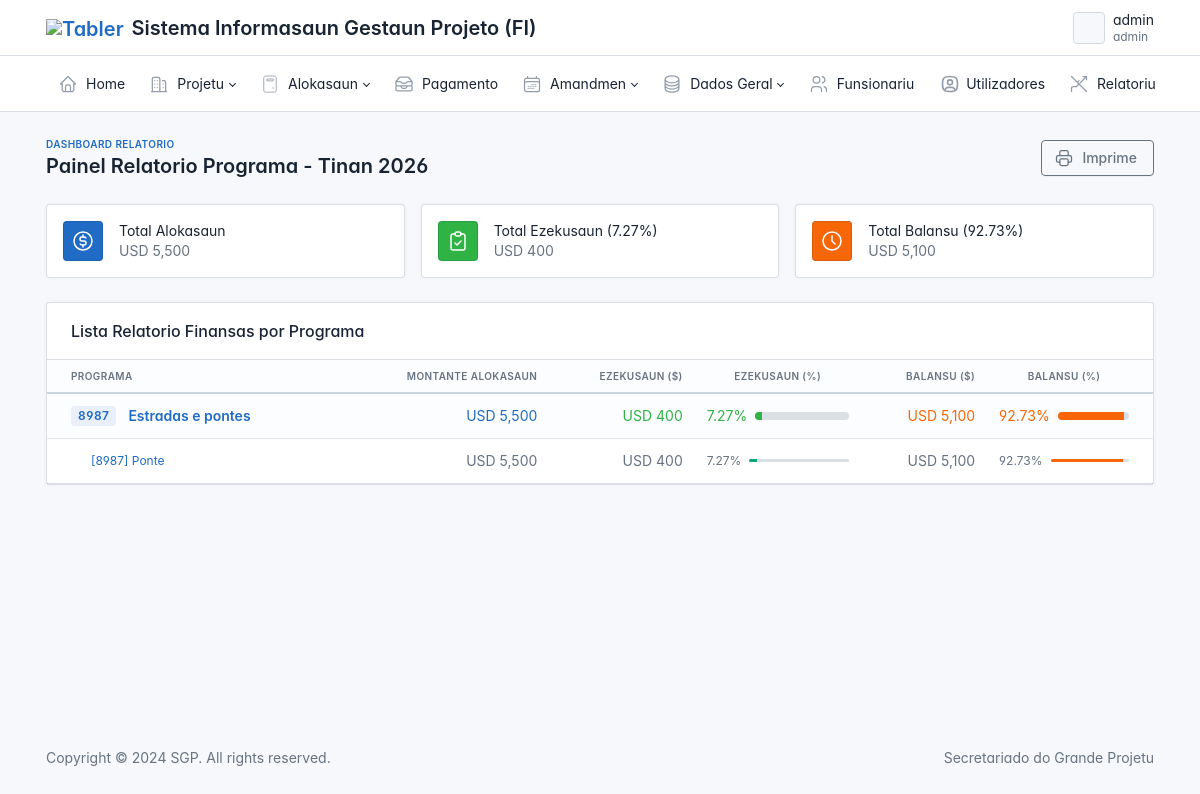
/report/program/2026/ (signed in), run on the app's committed database.
### allocation/models.py (models this page shows, shortened)
class Allocation(models.Model):
    project = models.ForeignKey(Project, on_delete=models.CASCADE, null=True, blank=True, related_name="project_allocation")
    activity_code = models.CharField(max_length=50, null=True, blank=True, verbose_name="Kodigo Atividade")
    year = models.ForeignKey(Ano, on_delete=models.CASCADE, null=True, blank=True, related_name="project_allocation_year")
    allocation_original = models.DecimalField(max_digits=11, decimal_places=2, null=True, blank=True, verbose_name="Montante Alokasaun")
    allocation_total = models.DecimalField(max_digits=11, decimal_places=2, null=True, blank=True, verbose_name="Montante Alokasaun Total")
    execution_amount = models.DecimalField(max_digits=11, decimal_places=2, null=True, blank=True, verbose_name="Montante Ezekusaun")
    execution_percent = models.DecimalField(max_digits=5, decimal_places=2, null=True, blank=True, verbose_name="Taxa Ezekusaun (%)")
    contract_balance = models.DecimalField(max_digits=11, decimal_places=2, null=True, blank=True, verbose_name="Balansu Alokasaun")
    balance_percent = models.DecimalField(max_digits=5, decimal_places=2, null=True, blank=True, verbose_name="Balansu Ezekusaun (%)")
    datetime = models.DateTimeField(auto_now_add=True, null=True, blank=True)
    is_lock = models.BooleanField(default=False, null=True, blank=True)
    is_active = models.BooleanField(default=False, null=True, blank=True)
    user = models.ForeignKey(User, on_delete=models.CASCADE, null=True, blank=True)
    uuid = models.UUIDField(default=uuid.uuid4, editable=False, unique=True, null=True, blank=True)

### project/models.py (models this page shows, shortened)
class Program(models.Model):
    code = models.CharField(max_length=10, null=True, blank=True)
    name = models.CharField(max_length=100)

class SubProgram(models.Model):
    program = models.ForeignKey(Program, on_delete=models.SET_NULL, null=True, blank=True)
    code = models.CharField(max_length=50, null=True, blank=True)
    name = models.CharField(max_length=100)

### main/decorators.py (the view)
        def wrapper_func(request, *args, **kwargs):
            group = None
            if request.user.groups.all()[0].name:
                group = request.user.groups.all()[0].name
            if group in allow_roles:
                return view_func(request, *args, **kwargs)
            else:
                return render(request, 'layout/403.html')

### main/context_processors.py (called while the page is built)
def user_group(request):
    group_name = None
    if request.user.is_authenticated and request.user.groups.exists():
        group_name = request.user.groups.first().name
    return {
        'user_group': group_name
    }

def user_programs_processor(request):
    context = {
        'user_programs': None
    }
    if request.user.is_authenticated:
        try:
            funsionariu = Funsionariu.objects.get(user=request.user)
            context['user_programs'] = funsionariu.program.all()
        except Funsionariu.DoesNotExist:
            if request.user.is_superuser:
                context['user_programs'] = Program.objects.all()
            else:
                context['user_programs'] = Program.objects.none()
    return context

### report/templates/report_program/program.html (shortened to what this page needs)
{% extends 'layout/base.html' %}
{% load static %}
{% load humanize %}
{% load crispy_forms_tags %}
{% block content %}
<div class="page-wrapper">
    <div class="page-header d-print-none">
        <div class="container-xl">
            <div class="row g-2 align-items-center">
                <div class="col">
                    <div class="page-pretitle"><a href="{% url 'r-dashboard' %}">Dashboard Relatorio</a></div>
                    <h2 class="page-title">{{ title }} - Tinan {{ year_selected }}</h2>
                </div>
                <div class="col-auto ms-auto d-print-none">
                    <button type="button" onclick="window.print()" class="btn btn-outline-secondary">
                        Imprime
                    </button>
                </div>
            </div>
        </div>
    </div>
    <div class="page-body">
        <div class="container-xl">
            <div class="row row-cards mb-4">
                <div class="col-sm-6 col-lg-4">
                    <div class="card card-sm">
                        <div class="card-body">
                            <div class="row align-items-center">
                                <div class="col-auto">
                                    <span class="bg-primary text-white avatar">
                                    </span>
                                </div>
                                <div class="col">
                                    <div class="font-weight-medium">Total Alokasaun</div>
                                    <div class="text-secondary">USD {{ summary.allocation|intcomma }}</div>
                                </div>
                            </div>
                        </div>
                    </div>
                </div>
                <div class="col-sm-6 col-lg-4">
                    <div class="card card-sm">
                        <div class="card-body">
                            <div class="row align-items-center">
                                <div class="col-auto">
                                    <span class="bg-success text-white avatar">
                                    </span>
                                </div>
                                <div class="col">
                                    <div class="font-weight-medium">Total Ezekusaun ({{ summary.execution_percent|floatformat:2 }}%)</div>
                                    <div class="text-secondary">USD {{ summary.execution|intcomma }}</div>
                                </div>
                            </div>
                        </div>
                    </div>
                </div>
                <div class="col-sm-6 col-lg-4">
                    <div class="card card-sm">
                        <div class="card-body">
                            <div class="row align-items-center">
                                <div class="col-auto">
                                    <span class="bg-warning text-white avatar">
                                    </span>
                                </div>
                                <div class="col">
                                    <div class="font-weight-medium">Total Balansu ({{ summary.balance_percent|floatformat:2 }}%)</div>
                                    <div class="text-secondary">USD {{ summary.balance|intcomma }}</div>
                                </div>
                            </div>
                        </div>
                    </div>
                </div>
            </div>
            <div class="card">
                <div class="card-header">
                    <h3 class="card-title">Lista Relatorio Finansas por Programa</h3>
                </div>
                <div class="table-responsive">
                    <table class="table card-table table-vcenter text-nowrap table-hover">
                        <thead class="bg-light">
                            <tr>
                                <th>Programa</th>
                                <th class="text-end">Montante Alokasaun</th>
                                <th class="text-end">Ezekusaun ($)</th>
                                <th class="text-center" style="width: 15%;">Ezekusaun (%)</th>
                                <th class="text-end">Balansu ($)</th>
                                <th class="text-center" style="width: 15%;">Balansu (%)</th>
                            </tr>
                        </thead>
                        <tbody>
                            {% for program in programs_report %}
                            <tr class="table-light font-weight-bold" style="border-top: 2px solid #cbd5e1;">
                                <td class="text-wrap">
                                    {% if program.code %}
                                        <span class="badge bg-blue-lt me-2">{{ program.code }}</span>
                                    {% else %}
                                        <span class="badge bg-blue-lt me-2">-</span>
                                    {% endif %}
                                    <strong class="text-dark"> <a href="{% url 'r-program-list-all' year_selected program.id %}">{{ program.name }}</a> </strong>
                                </td>
                                <td class="text-end text-primary font-weight-bold">USD {{ program.allocation|intcomma }}</td>
                                <td class="text-end text-success font-weight-bold">USD {{ program.execution|intcomma }}</td>
                                <td>
                                    <div class="d-flex align-items-center justify-content-center gap-2">
                                        <span class="font-weight-bold text-success">{{ program.execution_percent|floatformat:2 }}%</span>
                                        <div class="progress progress-xs w-100">
                                            <div class="progress-bar bg-success" style="width: {{ program.execution_percent }}%"></div>
                                        </div>
                                    </div>
                                </td>
                                <td class="text-end text-warning font-weight-bold">USD {{ program.balance|intcomma }}</td>
                                <td>
                                    <div class="d-flex align-items-center justify-content-center gap-2">
                                        <span class="font-weight-bold text-warning">{{ program.balance_percent|floatformat:2 }}%</span>
                                        <div class="progress progress-xs w-100">
                                            <div class="progress-bar bg-warning" style="width: {{ program.balance_percent }}%"></div>
                                        </div>
                                    </div>
                                </td>
                            </tr>
                            {% for sub in program.sub_programs %}
                            <tr>
                                <td class="text-wrap" style="padding-left: 2.5rem;">
                                    <div class="text-secondary small font-weight-medium">
                                        <a href="{% url  'r-sub-program-list-all' year_selected sub.id %}">
                                            {% if sub.code %}[{{ sub.code }}] {% endif %}{{ sub.name }}
                                        </a>
                                    </div>
                                </td>
                                <td class="text-end text-secondary">USD {{ sub.allocation|intcomma }}</td>
                                <td class="text-end text-secondary">USD {{ sub.execution|intcomma }}</td>
                                <td>
                                    <div class="d-flex align-items-center justify-content-center gap-2">
                                        <span class="text-muted small">{{ sub.execution_percent|floatformat:2 }}%</span>
                                        <div class="progress progress-xs w-100" style="height: 3px;">
                                            <div class="progress-bar bg-teal" style="width: {{ sub.execution_percent }}%"></div>
                                        </div>
                                    </div>
                                </td>
                                <td class="text-end text-secondary">USD {{ sub.balance|intcomma }}</td>
                                <td>
                                    <div class="d-flex align-items-center justify-content-center gap-2">
                                        <span class="text-muted small">{{ sub.balance_percent|floatformat:2 }}%</span>
                                        <div class="progress progress-xs w-100" style="height: 3px;">
                                            <div class="progress-bar bg-orange" style="width: {{ sub.balance_percent }}%"></div>
                                        </div>
                                    </div>
                                </td>
                            </tr>
                            {% endfor %}
                            {% empty %}
                            <tr>
                                <td colspan="6" class="text-center text-secondary py-4">
                                    -
                                </td>
                            </tr>
                            {% endfor %}
                        </tbody>
                    </table>
                </div>
            </div>
        </div>
    </div>
</div>
{% endblock content %}

### main/templates/layout/header.html (shortened to what this page needs)
{% load static %}
<header class="navbar navbar-expand-md d-print-none" >
    <div class="container-xl">
      <h1 class="navbar-brand navbar-brand-autodark d-none-navbar-horizontal pe-0 pe-md-3">
        <a href="{% url 'index' %}" class="text-primary">
          <img src="{% static 'images/emblema.png' %}" width="110" height="32" alt="Tabler" class="navbar-brand-image">
        </a>
        Sistema Informasaun Gestaun Projeto (FI)
      </h1>
      <div class="navbar-nav flex-row order-md-last">
        <div class="nav-item dropdown">
          <a href="#" class="nav-link d-flex lh-1 text-reset p-0" data-bs-toggle="dropdown" aria-label="Open user menu">
            <span class="avatar avatar-sm" style="background-image: url({% static 'images/emblema.png' %})"></span>
            <div class="d-none d-xl-block ps-2">
              <div>{{ user.username }}</div>
              <div class="mt-1 small text-muted">{{ user.groups.first }}</div>
            </div>
          </a>
        </div>
      </div>
    </div>
  </header>
  {% if user.groups.all.0.name == 'admin' %}
    {% include "layout/admin_header.html" %}
  {% elif user.groups.all.0.name == 'diretor' or user.groups.all.0.name == 'sec_dir' %}
    {% include "layout/dir_header.html" %}
  {% elif user.groups.all.0.name == 'focal_point' %}
    {% include "layout/fc_header.html" %}
  {% elif user.groups.all.0.name == 'finance' %}
    {% include "layout/finance_header.html" %}
  {% endif %}

### main/templates/layout/base.html (style rules this page uses)
:root { --tblr-font-sans-serif: 'Inter Var', -apple-system, BlinkMacSystemFont, San Francisco, Segoe UI, Roboto, Helvetica Neue, sans-serif; }
body { font-feature-settings: "cv03", "cv04", "cv11"; }

### data on the page
Allocation: code "8987", name "Estradas e pontes", allocation "5,500", execution "400", execution_percent "7.27", balance "5,100", balance_percent "92.73", name "Ponte"

### other printed values
{{ user.username }} "admin"
{{ user.groups.first }} "admin"
{{ title }} "Painel Relatorio Programa"
{{ year_selected }} "2026"
{{ summary.allocation|intcomma }} "5,500"
{{ summary.execution_percent|floatformat:2 }} "7.27"
{{ summary.execution|intcomma }} "400"
{{ summary.balance_percent|floatformat:2 }} "92.73"
{{ summary.balance|intcomma }} "5,100"
